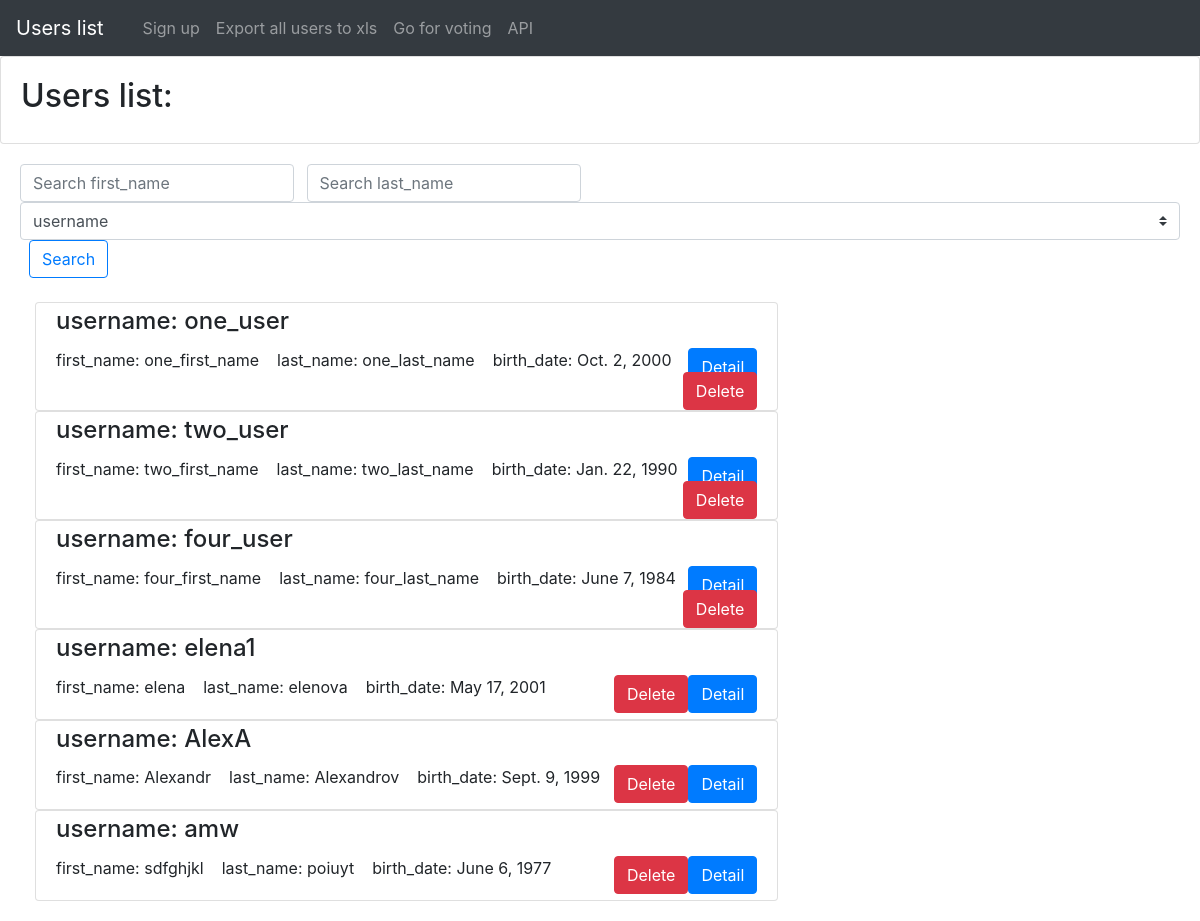
The page / on the database its author committed.
### test_app/models.py (models this page shows)
class User(models.Model):
    username = models.CharField(max_length=150, verbose_name='username')
    first_name = models.CharField(max_length=150, verbose_name='first_name')
    last_name = models.CharField(max_length=150, verbose_name='last_name')
    avatar = models.ImageField(upload_to='users_image', verbose_name='avatar')
    birth_date = models.DateField(null=True, verbose_name='birth_date')
    rating = models.IntegerField(default=0, verbose_name='rating')

### test_app/views.py (the view)
# urls.py: url(r'^$|users_list/$', UsersList.as_view()),
class UsersList(ListView):
    template_name = "users_list.html"
    model = User
    def dispatch(self, request, *args, **kwargs):
        self.form = UserListForm(request.GET)
        self.form.is_valid()
        return super(UsersList, self).dispatch(request, *args, **kwargs)
    def get_queryset(self):
        queryset = User.objects.all()
        if self.form.cleaned_data.get('search'):
            queryset = queryset.filter(first_name=self.form.cleaned_data['search'])
        if self.form.cleaned_data.get('search2'):
            queryset = queryset.filter(last_name=self.form.cleaned_data['search2'])
        if self.form.cleaned_data.get('sort_field'):
            queryset = queryset.order_by(self.form.cleaned_data['sort_field'])
        return queryset
    def get_context_data(self, **kwargs):
        context = super(UsersList, self).get_context_data(**kwargs)
        context['form'] = self.form
        return context

### test_app/forms.py
class UserListForm(forms.Form):
    search = forms.CharField(required=False)
    search2 = forms.CharField(required=False)
    sort_field = forms.ChoiceField(choices=(('username', 'username'), ('first_name', 'first_name'),
                                            ('last_name', 'last_name'), ('birth_date', 'birth_date')),
                                   required=False)

### templates/users_list.html (shortened to what this page needs)
{% extends 'base.html' %}
{% block caption %}Users list:{% endblock %}
{% block content %}
    <form action="" class="form-inline my-2 my-lg-0">
        <input type="text" name="search" id="id_search" class="form-control mr-sm-2" placeholder="Search first_name" />&nbsp;
        <input type="text" name="search2" id="id_search2" class="form-control mr-sm-2" placeholder="Search last_name" />
        <select name="sort_field" id="id_sort_field" class="custom-select">
            <option value="username">username</option>
        </select>&nbsp;&nbsp;
        <button type="submit" class="btn btn-outline-primary">Search</button>
    </form><br/>
    <div class="col-sm-8">
    {% for user in object_list %}
    <div class="row">
      <div class="col">
        <div class="card">
          <div class="card-body">
            <h4 class="card-title" style="margin-top: -16px;">username: {{ user.username }}</h4>
            <span class="card-text">first_name: {{ user.first_name }}</span>&nbsp;&nbsp;&nbsp;
            <span class="card-text">last_name: {{ user.last_name }}</span>&nbsp;&nbsp;&nbsp;
            <span class="card-text">birth_date: {{ user.birth_date }}</span>
            <a href="{% url 'user_detail' pk=user.id %}" class="btn btn-primary" style="float:right;margin-bottom:-20px;">Detail</a>
            <a href="{% url 'user_delete' pk=user.id %}" class="btn btn-danger" style="float:right;margin-bottom:-20px;">Delete</a>
          </div>
        </div>
      </div>
    </div>
    {% endfor %}
    </div>
{% endblock %}

### rows shown on the page
User: username "one_user", first_name "one_first_name", last_name "one_last_name", birth_date "Oct. 2, 2000"
User: username "two_user", first_name "two_first_name", last_name "two_last_name", birth_date "Jan. 22, 1990"
User: username "four_user", first_name "four_first_name", last_name "four_last_name", birth_date "June 7, 1984"
User: username "elena1", first_name "elena", last_name "elenova", birth_date "May 17, 2001"
User: username "AlexA", first_name "Alexandr", last_name "Alexandrov", birth_date "Sept. 9, 1999"
User: username "amw", first_name "sdfghjkl", last_name "poiuyt", birth_date "June 6, 1977"
